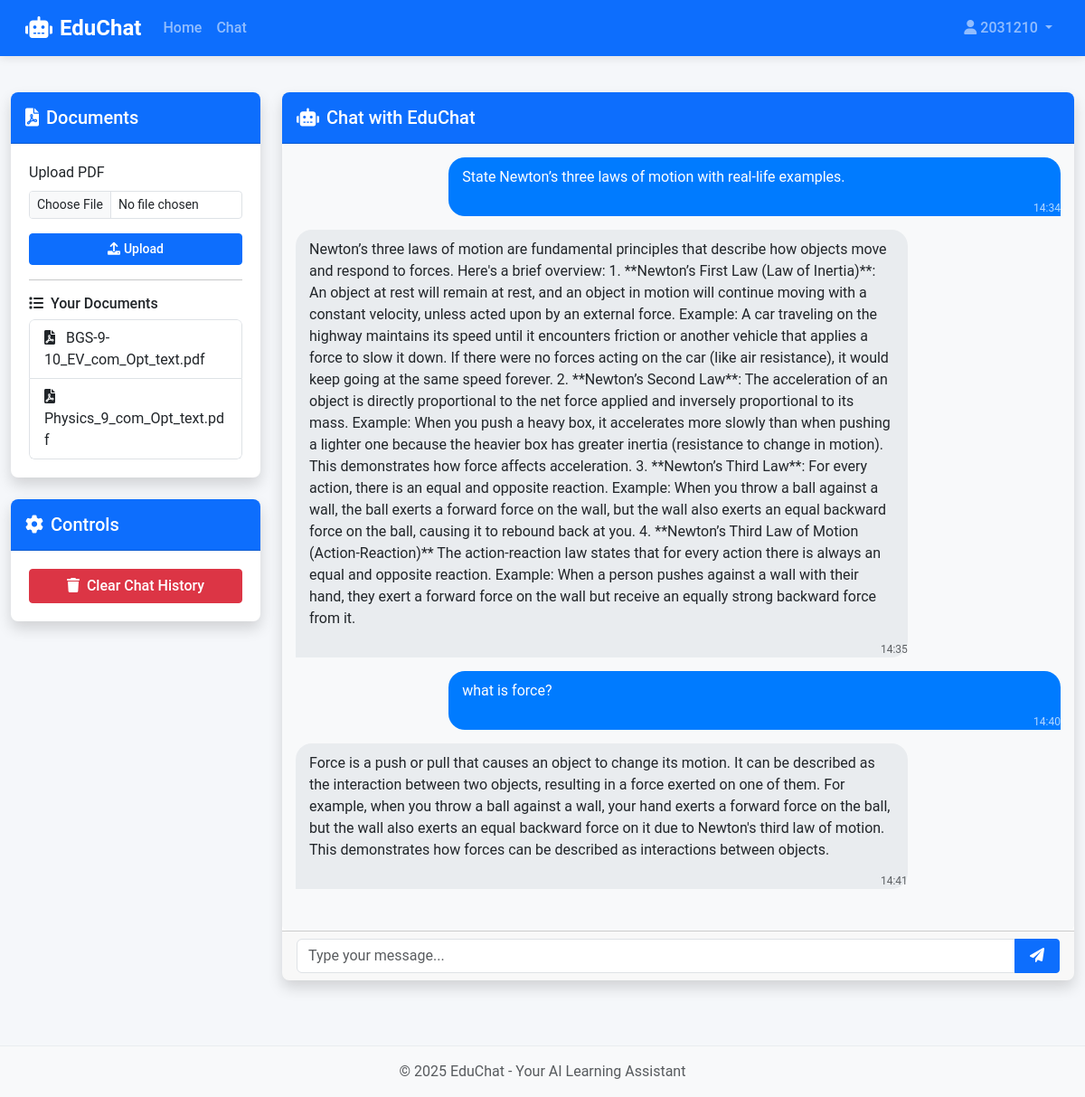
The page /chat (signed in) on the database its author committed.
### app.py (models this page shows)
class User(db.Model, UserMixin):
    id = db.Column(db.Integer, primary_key=True)
    username = db.Column(db.String(80), unique=True, nullable=False)
    email = db.Column(db.String(120), unique=True, nullable=False)
    password_hash = db.Column(db.String(128), nullable=False)
    documents = db.relationship('Document', backref='owner', lazy=True)
    chat_messages = db.relationship('ChatMessage', backref='user', lazy=True)

class Document(db.Model):
    id = db.Column(db.Integer, primary_key=True)
    filename = db.Column(db.String(255), nullable=False)
    filepath = db.Column(db.String(255), nullable=False)
    user_id = db.Column(db.Integer, db.ForeignKey('user.id'), nullable=False)
    upload_date = db.Column(db.DateTime, default=datetime.utcnow)
    processed = db.Column(db.Boolean, default=False)
    processing_error = db.Column(db.Text, nullable=True)  # Store error messages
    processing_attempts = db.Column(db.Integer, default=0)  # Track retry attempts

class ChatMessage(db.Model):
    id = db.Column(db.Integer, primary_key=True)
    content = db.Column(db.Text, nullable=False)
    timestamp = db.Column(db.DateTime, default=datetime.utcnow)
    is_user = db.Column(db.Boolean, default=True)  # True if from user, False if from bot
    user_id = db.Column(db.Integer, db.ForeignKey('user.id'), nullable=False)
    document_id = db.Column(db.Integer, db.ForeignKey('document.id'), nullable=True)  # Optional link to document

### app.py (the view)
@app.route('/chat')
@login_required
def chat():
    documents = Document.query.filter_by(user_id=current_user.id).all()
    messages = ChatMessage.query.filter_by(user_id=current_user.id).order_by(ChatMessage.timestamp).limit(50).all()
    return render_template('chat.html', documents=documents, messages=messages)

### app.py (called while the page is built)
@login_manager.user_loader
def load_user(user_id):
    return User.query.get(int(user_id))

### templates/chat.html (shortened to what this page needs)
{% extends "base.html" %}
{% block extra_css %}
<link rel="stylesheet" href="{{ url_for('static', filename='css/chat.css') }}">
{% endblock %}
{% block content %}
<div class="row">
    <div class="col-md-3">
        <div class="card shadow mb-4">
            <div class="card-header bg-primary text-white">
                <h5 class="mb-0"><i class="fas fa-file-pdf me-2"></i>Documents</h5>
            </div>
            <div class="card-body">
                <form action="{{ url_for('upload_document') }}" method="post" enctype="multipart/form-data" class="mb-3">
                    <div class="mb-3">
                        <label for="file" class="form-label">Upload PDF</label>
                        <input class="form-control form-control-sm" type="file" id="file" name="file" accept=".pdf">
                    </div>
                    <div class="d-grid">
                        <button type="submit" class="btn btn-sm btn-primary">
                            <i class="fas fa-upload me-1"></i>Upload
                        </button>
                    </div>
                </form>
                <hr>
                <h6><i class="fas fa-list me-2"></i>Your Documents</h6>
                <div class="list-group document-list" id="documentList">
                    {% if documents %}
                        {% for doc in documents %}
                        <button type="button" class="list-group-item list-group-item-action document-item"
                                data-document-id="{{ doc.id }}" data-document-name="{{ doc.filename }}">
                            <i class="fas {% if doc.processed %}fa-file-pdf{% else %}fa-spinner fa-spin{% endif %} me-2"></i>
                            {{ doc.filename }}
                        </button>
                        {% endfor %}
                    {% else %}
                        <div class="text-center text-muted py-3">
                            <i class="fas fa-folder-open mb-2" style="font-size: 2rem;"></i>
                            <p class="mb-0">No documents yet</p>
                        </div>
                    {% endif %}
                </div>
            </div>
        </div>
        <div class="card shadow">
            <div class="card-header bg-primary text-white">
                <h5 class="mb-0"><i class="fas fa-cog me-2"></i>Controls</h5>
            </div>
            <div class="card-body">
                <form action="{{ url_for('clear_chat') }}" method="post">
                    <div class="d-grid">
                        <button type="submit" class="btn btn-danger">
                            <i class="fas fa-trash me-2"></i>Clear Chat History
                        </button>
                    </div>
                </form>
            </div>
        </div>
    </div>
    <div class="col-md-9">
        <div class="card shadow chat-container">
            <div class="card-header bg-primary text-white">
                <h5 class="mb-0">
                    <i class="fas fa-robot me-2"></i>Chat with EduChat
                </h5>
            </div>
            <div class="chat-history" id="chatHistory">
                {% if messages %}
                    {% for msg in messages %}
                        <div class="message {% if msg.is_user %}user-message{% else %}bot-message{% endif %}">
                            <div class="message-content">
                                {% if msg.is_user %}
                                    {{ msg.content }}
                                {% else %}
                                    {{ msg.content|safe }}
                                {% endif %}
                            </div>
                            <div class="message-time">
                                {{ msg.timestamp.strftime('%H:%M') }}
                            </div>
                        </div>
                    {% endfor %}
                {% else %}
                    <div class="text-center text-muted py-5">
                        <i class="fas fa-comments mb-3" style="font-size: 3rem;"></i>
                        <h5>Start a conversation with EduChat</h5>
                        <p>Ask any question or upload a document for more context</p>
                    </div>
                {% endif %}
            </div>
            <div class="card-footer">
                <form id="messageForm" class="chat-input">
                    <div class="input-group">
                        <input type="text" id="messageInput" class="form-control" placeholder="Type your message..." required autofocus>
                        <button type="submit" class="btn btn-primary">
                            <i class="fas fa-paper-plane"></i>
                        </button>
                    </div>
                </form>
            </div>
        </div>
    </div>
</div>
{% endblock %}

### templates/base.html (shortened to what this page needs)
<!DOCTYPE html>
<html lang="en">
<head>
    <link href="https://cdn.jsdelivr.net/npm/bootstrap@5.3.0/dist/css/bootstrap.min.css" rel="stylesheet">
    <link href="https://cdnjs.cloudflare.com/ajax/libs/font-awesome/6.0.0/css/all.min.css" rel="stylesheet">
    <link rel="stylesheet" href="{{ url_for('static', filename='css/style.css') }}">
    {% block extra_css %}{% endblock %}
</head>
<body>
    <nav class="navbar navbar-expand-lg navbar-dark bg-primary">
        <div class="container">
            <a class="navbar-brand" href="{{ url_for('index') }}">
                <i class="fas fa-robot me-2"></i>EduChat
            </a>
            <div class="collapse navbar-collapse" id="navbarNav">
                <ul class="navbar-nav me-auto">
                    <li class="nav-item">
                        <a class="nav-link" href="{{ url_for('index') }}">Home</a>
                    </li>
                    {% if current_user.is_authenticated %}
                    <li class="nav-item">
                        <a class="nav-link" href="{{ url_for('chat') }}">Chat</a>
                    </li>
                    {% endif %}
                </ul>
                <ul class="navbar-nav">
                    {% if current_user.is_authenticated %}
                    <li class="nav-item dropdown">
                        <a class="nav-link dropdown-toggle" href="#" id="userDropdown" role="button"
                           data-bs-toggle="dropdown" aria-expanded="false">
                            <i class="fas fa-user me-1"></i>{{ current_user.username }}
                        </a>
                    </li>
                    {% endif %}
                </ul>
            </div>
        </div>
    </nav>
    <div class="container mt-4">
        {% block content %}{% endblock %}
    </div>
    <footer class="footer mt-5 py-3 bg-light">
        <div class="container text-center">
            <span class="text-muted">© 2025 EduChat - Your AI Learning Assistant</span>
        </div>
    </footer>
</body>
</html>

### static/css/style.css (style rules this page uses)
body { font-family: 'Roboto', 'Segoe UI', Arial, sans-serif; background-color: #f5f7fa; color: #333; min-height: 100vh; display: flex; flex-direction: column; }
.container { max-width: 1280px; }
.card { border: none; box-shadow: 0 2px 10px rgba(0, 0, 0, 0.08); border-radius: 0.5rem; overflow: hidden; margin-bottom: 1.5rem; }
.card-header { padding: 1rem; font-weight: 500; }
.card-body { padding: 1.25rem; }
.btn { border-radius: 0.25rem; padding: 0.375rem 1rem; font-weight: 500; transition: all 0.2s ease; }
.btn-primary { background-color: #0d6efd; border-color: #0d6efd; }
.btn-danger { background-color: #dc3545; border-color: #dc3545; }
.navbar { box-shadow: 0 2px 10px rgba(0, 0, 0, 0.1); padding: 0.5rem 1rem; }
.navbar-brand { font-size: 1.5rem; font-weight: 600; }
.nav-link { font-weight: 500; }
.footer { background-color: #f8f9fa; border-top: 1px solid #e9ecef; padding: 1rem 0; margin-top: auto; }
.bg-primary { background-color: #0d6efd !important; }
.shadow { box-shadow: 0 0.5rem 1rem rgba(0, 0, 0, 0.15) !important; }

### static/css/chat.css (style rules this page uses)
.chat-container { height: calc(100vh - 220px); min-height: 500px; }
.chat-history { overflow-y: auto; height: calc(100% - 60px); padding: 15px; background-color: #f8f9fa; border-radius: 6px; }
.message { margin-bottom: 15px; max-width: 80%; }
.user-message { margin-left: auto; background-color: #007bff; color: white; border-radius: 18px 18px 0 18px; }
.bot-message { background-color: #e9ecef; color: #212529; border-radius: 18px 18px 18px 0; }
.message-content { padding: 10px 15px; }
.message-time { font-size: 0.75rem; text-align: right; opacity: 0.7; margin-top: 3px; }
.document-list { max-height: 300px; overflow-y: auto; }
.document-item { cursor: pointer; }
.chat-input { position: relative; }

### rows shown on the page
User: username "2031210"
Document: processed True (drawn), filename "BGS-9-10_EV_com_Opt_text.pdf"
Document: processed True (drawn), filename "Physics_9_com_Opt_text.pdf"
ChatMessage: content "State Newton’s three laws of motion with real-life examples.", timestamp "14:34"
ChatMessage: content "Newton’s three laws of motion are fundamental principles that describe how objects move and respond to forces. Here's a brief overview: 1. **Newton’s First Law (Law of Inertia)**: An object at rest will remain at rest, and an object in motion will continue moving with a constant velocity, unless acted upon by an external force. Example: A car traveling on the highway maintains its speed until it encounters friction or another vehicle that applies a force to slow it down. If there were no forces acting on the car (like air resistance), it would keep going at the same speed forever. 2. **Newton’s Second Law**: The acceleration of an object is directly proportional to the net force applied and…", timestamp "14:35"
ChatMessage: content "what is force?", timestamp "14:40"
ChatMessage: content "Force is a push or pull that causes an object to change its motion. It can be described as the interaction between two objects, resulting in a force exerted on one of them. For example, when you throw a ball against a wall, your hand exerts a forward force on the ball, but the wall also exerts an equal backward force on it due to Newton's third law of motion. This demonstrates how forces can be described as interactions between objects.", timestamp "14:41"
